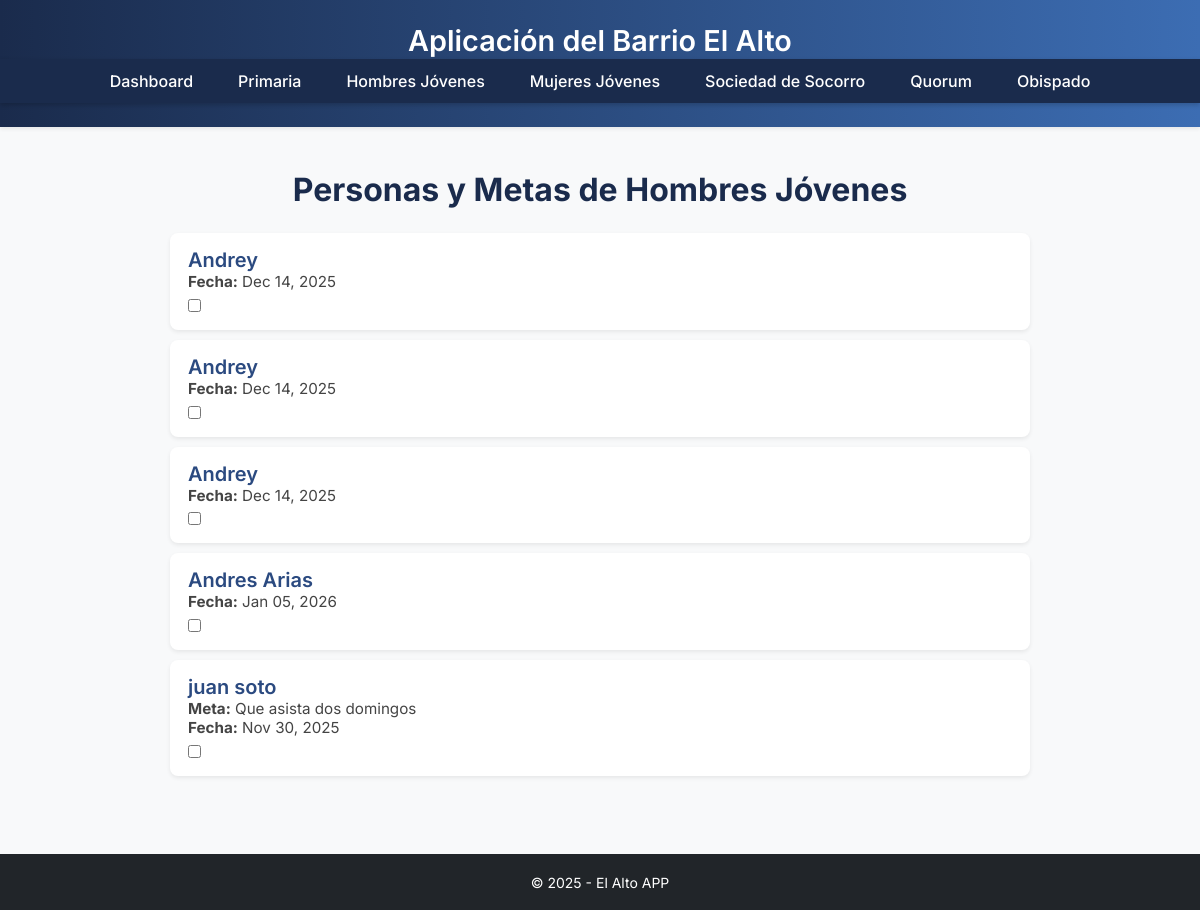
The page /hjovenes/ on the database as committed earlier.
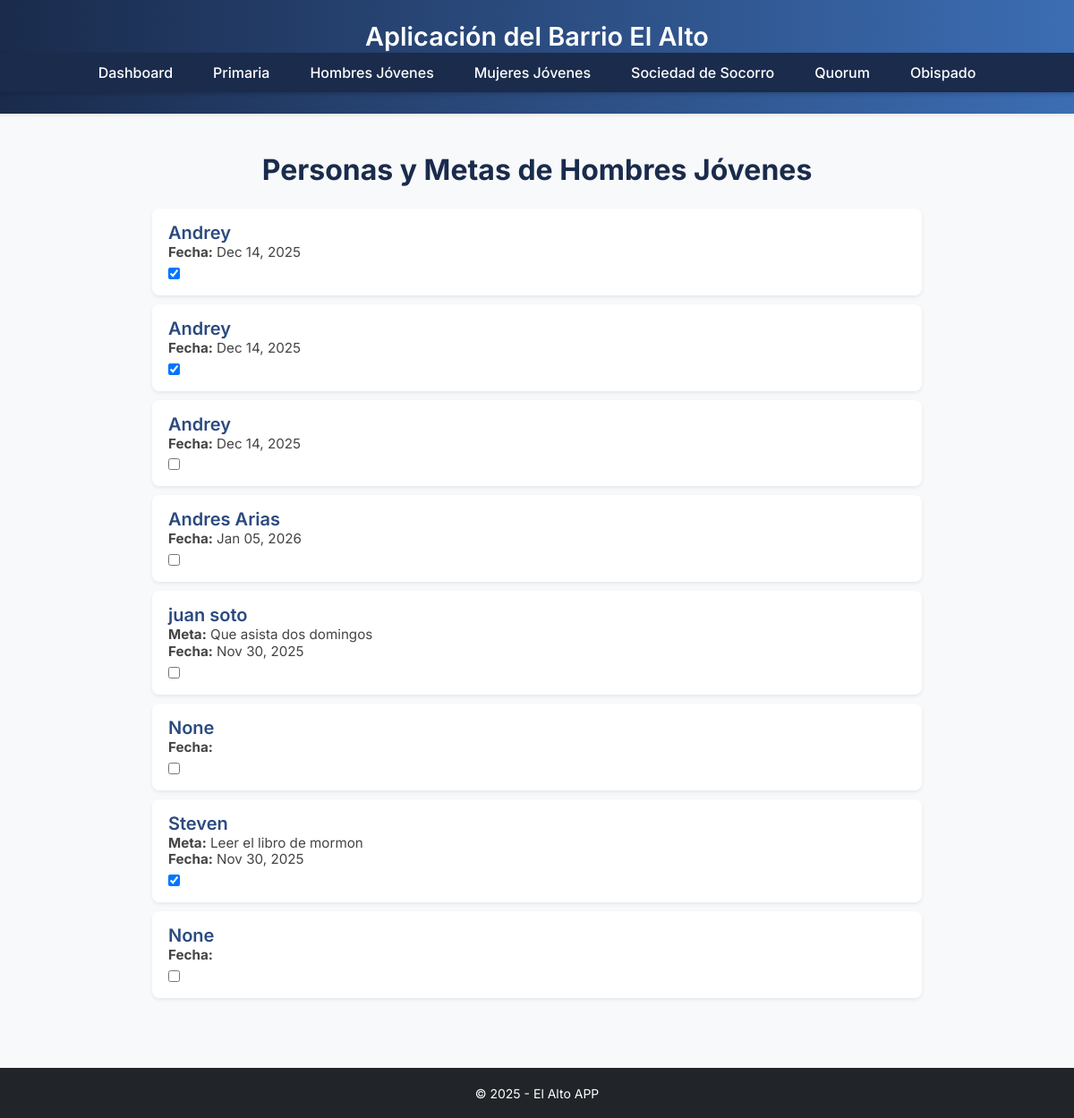
The same page on the database as committed later.
### barrio/models.py (models this page shows, shortened)
class ObraMisional(models.Model):
    ORGANIZACIONES = [
        ("QUORUM", "Quórum de Élderes"),
        ("SOCSOC", "Sociedad de Socorro"),
        ("HOMBRES", "Hombres Jóvenes"),
        ("MUJERES", "Mujeres Jóvenes"),
        ("PRIMARIA", "Primaria"),
    ]
    CONDICIONES = [
        ("MENOS_ACTIVOS", "Menos activos"),
        ("ACTIVOS", "Activos"),
        ("CONVERSOS", "Conversos"),
        ("INVESTIGADORES", "Investigadores"),
    ]
    ORDENANZAS = [
        ("BAUTISMO", "Bautismo"),
        ("INVESTIDURA", "Investidura"),
        ("SELLAMIENTO", "Sellamiento"),
    ]
    organizacion = models.CharField(max_length=20, choices=ORGANIZACIONES, null=True, blank=True)
    condicion_actual = models.CharField(max_length=20, choices=CONDICIONES, null=True, blank=True)
    nombre = models.CharField(max_length=120, null=True, blank=True)
    meta = models.CharField(max_length=50, null=True, blank=True)
    ordenanza_faltante = models.CharField(max_length=50, choices=ORDENANZAS, null=True, blank=True)
    fecha_meta = models.DateField(null=True, blank=True)
    done = models.BooleanField(default=False)

### barrio/views.py (the view)
# urls.py: path('hjovenes/', views.hjovenes, name='hjovenes'),
def hjovenes(request):
    obras = ObraMisional.objects.filter(organizacion='HOMBRES')
    return render(request, 'hjovenes.html', {'obras': obras})

### barrio/templates/hjovenes.html (shortened to what this page needs)
{% extends 'base.html' %}
{% block content %}
<div class="container-custom mt-4">
    <h2 class="text-center mb-4">Personas y Metas de Hombres Jóvenes</h2>
    {% for item in obras %}
    <div class="persona-item shadow-sm">
        <div class="persona-nombre">{{ item.nombre }}</div>
        {% if item.meta %}
        <div class="persona-fecha">
            <strong>Meta:</strong> {{ item.meta }}
        </div>
        {% endif %}
        <div class="persona-fecha">
            <strong>Fecha:</strong> {{ item.fecha_meta|date:"M d, Y" }}
        </div>
<form method="POST" action="{% url 'marcar_completado' item.id %}" class="d-inline">
    <input
        type="checkbox"
        name="done"
        onchange="this.form.submit()"
        {% if item.done %}checked{% endif %}
    >
</form>
    </div>
    {% endfor %}
</div>
{% endblock %}

Rows that differ between the two databases and show on the page:
changed ObraMisional (number 1 of 8 on the later page): done "☐" → "☑"
changed ObraMisional (number 2 of 8 on the later page): done "☐" → "☑"
added ObraMisional: nombre "None"
added ObraMisional: nombre "Steven", meta "Leer el libro de mormon", fecha_meta "Nov 30, 2025", done "☑"
added ObraMisional: nombre "None"
